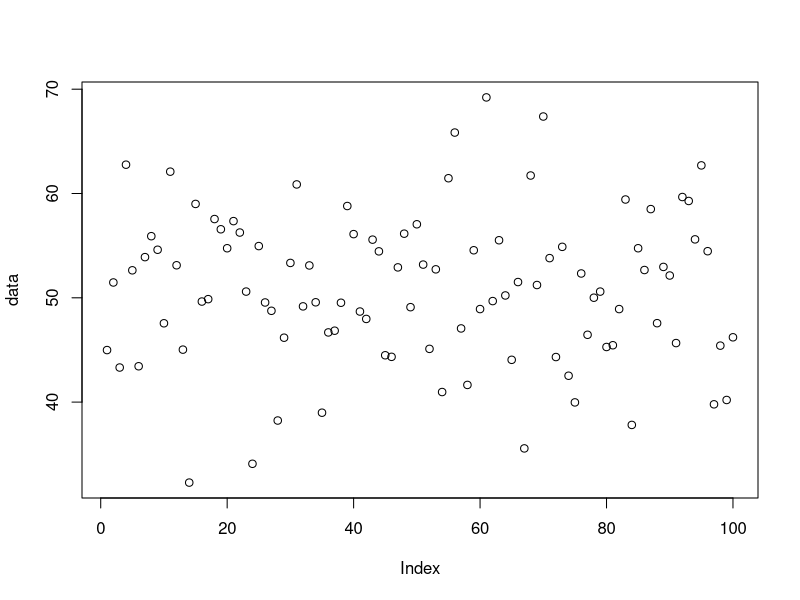
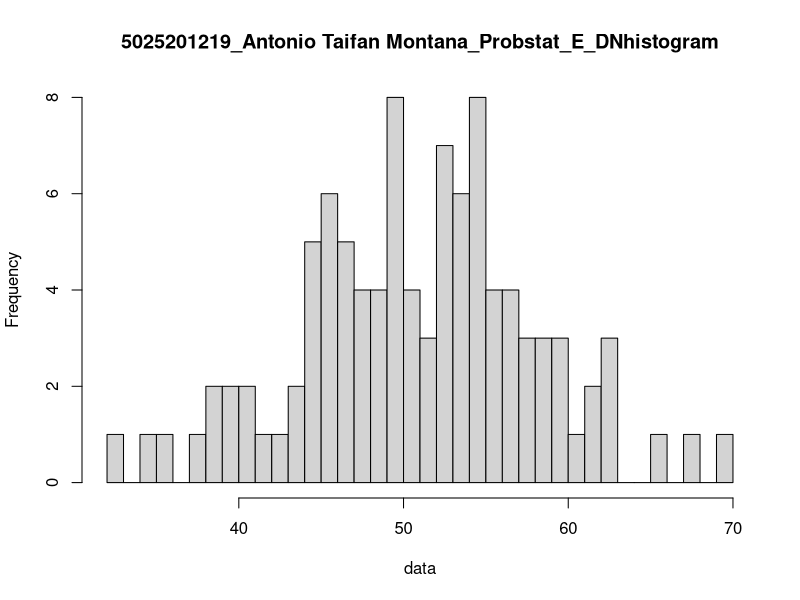

The R script that drew these images, in order:
n = 100
mean = 50
sd = 8

set.seed(1)
data <- rnorm(n, mean, sd)
data
summary(data)

x1 = runif(1, min = min(data), max = mean)
x2 = runif(1, min = mean, max = max(data))
x1
x2

probability1 <- pnorm(x1, mean, sd)
probability2 <- pnorm(x2, mean, sd)
probability1
probability2

probability <- probability2 - probability1
plot(data)

breaks = 50
hist(data, breaks, main = "5025201219_Antonio Taifan Montana_Probstat_E_DNhistogram")

varian = (sd(data)) ^ 2
varian